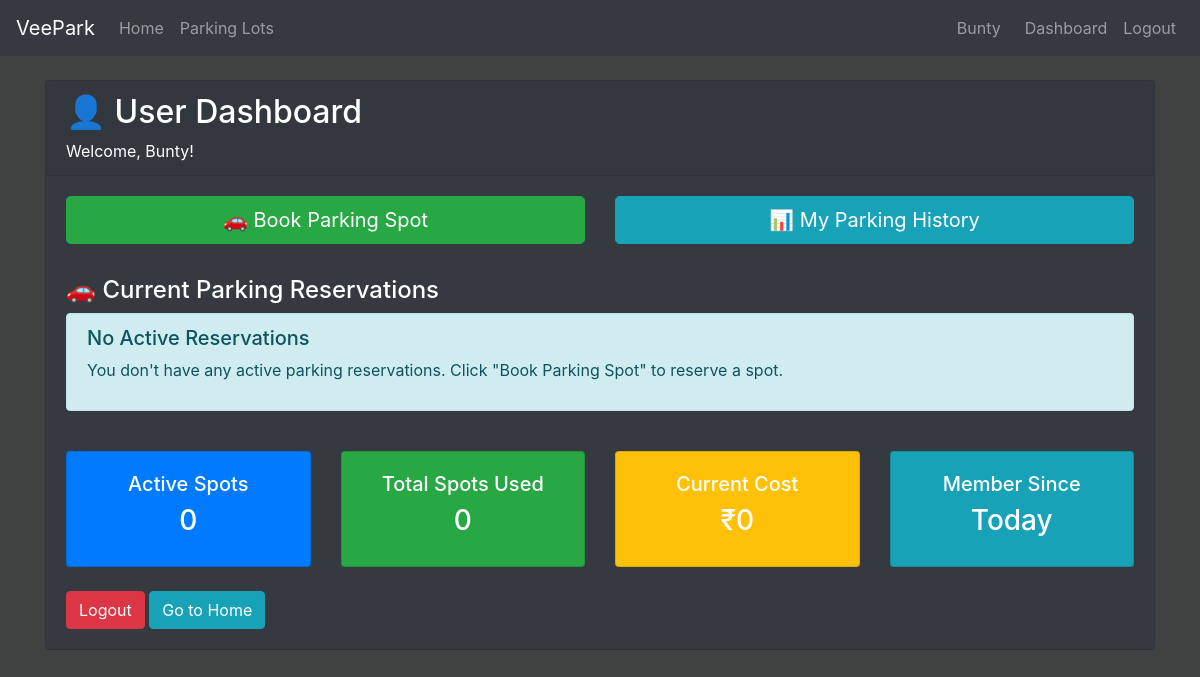
Page /user/dashboard (signed in) on the earlier database version.
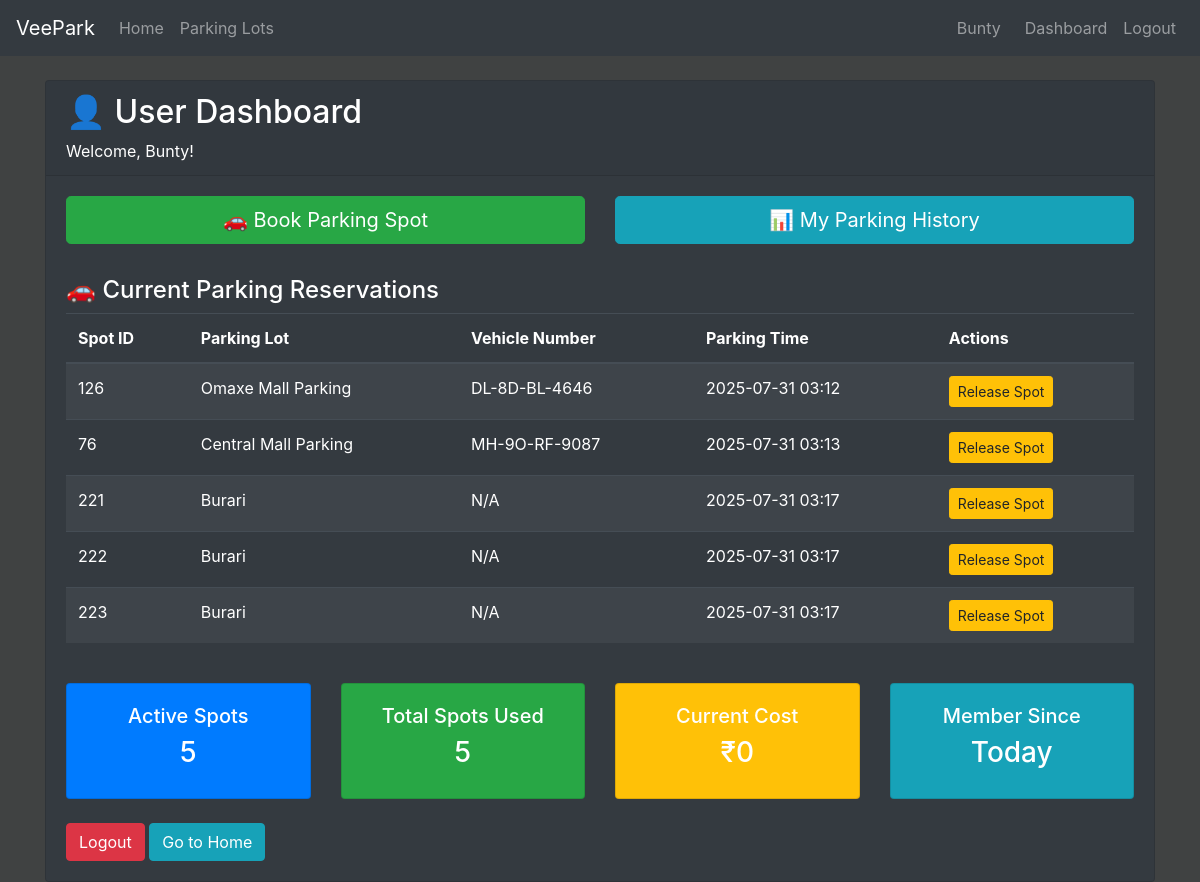
Same page on the later database version.
### models/models.py (models this page shows, shortened)
class ParkingSpot(db.Model):
    __tablename__ = 'parking_spot'
    id=db.Column(db.Integer(), primary_key=True)
    lotid=db.Column(db.Integer(), db.ForeignKey('parking_lot.id'), nullable=False)
    status = db.Column(db.String(5), default="A")
    veichleNumber=db.Column(db.String(20), nullable=True)

class ParkingLot(db.Model):
    __tablename__ = 'parking_lot'
    id=db.Column(db.Integer(), primary_key=True)
    location = db.Column(db.String(50), nullable=False)
    pincode=db.Column(db.Integer(), nullable=False)
    price=db.Column(db.Integer(), nullable=False)
    maxSpots=db.Column(db.Integer(), nullable=False)
    address=db.Column(db.String(200), nullable=False)
    occupied=db.Column(db.Integer(), default=0)
    parking_spots = db.relationship('ParkingSpot', backref='parking_lot', lazy=True)

class ReserveParkingSpot(db.Model):
    __tablename__ = 'reserve_parking_spot'
    id=db.Column(db.Integer(), primary_key=True)
    spotid=db.Column(db.Integer(), db.ForeignKey('parking_spot.id'), nullable=False)
    lotid=db.Column(db.Integer(), db.ForeignKey('parking_lot.id'), nullable=False)
    email=db.Column(db.String(25), db.ForeignKey('user.email'), nullable=False)
    veichleNumber=db.Column(db.String(50), nullable=True)
    parking_time=db.Column(db.DateTime, nullable=False, default=datetime.datetime.now)
    release_time=db.Column(db.DateTime, nullable=True)
    parkingcost=db.Column(db.Integer(), nullable=True, default=0)
    ispaid=db.Column(db.Integer(), default=0)
    parking_spot_rel = db.relationship('ParkingSpot', backref='reservations', foreign_keys=[spotid], lazy=True)
    parking_lot_rel = db.relationship('ParkingLot', backref='reservations', foreign_keys=[lotid], lazy=True)

### controllers/controllers.py (the view)
@controllers.route('/user/dashboard')
def user_dashboard():
    if not session.get('user_id'):
        flash('Please login to access your dashboard.', 'warning')
        return redirect(url_for('controllers.login'))
    user_email = session.get('user_email')
    current_reservations = ReserveParkingSpot.query.filter_by(email=user_email).all()
    reservations_with_details = []
    for reservation in current_reservations:
        spot = ParkingSpot.query.get(reservation.spotid)
        lot = ParkingLot.query.get(reservation.lotid)
        if spot and lot:
            reservations_with_details.append({
                'reservation': reservation,
                'spot': spot,
                'lot': lot
            })
    return render_template('user_dashboard.html', reservations_with_details=reservations_with_details)

### templates/user_dashboard.html (shortened to what the changed rows need)
{% extends 'index.html' %}
{% block content %}
<div class="container mt-4">
    <div class="row">
        <div class="col-12">
            <div class="card bg-dark text-white">
                <div class="card-header">
                    <h2>👤 User Dashboard</h2>
                </div>
                <div class="card-body">
                    <div class="row mb-4">
                        <div class="col-12">
                            {% if reservations_with_details %}
                                <div class="table-responsive">
                                    <table class="table table-dark table-striped">
                                        <thead>
                                            <tr>
                                                <th>Spot ID</th>
                                                <th>Parking Lot</th>
                                                <th>Vehicle Number</th>
                                                <th>Parking Time</th>
                                                <th>Actions</th>
                                            </tr>
                                        </thead>
                                        <tbody>
                                            {% for item in reservations_with_details %}
                                            <tr>
                                                <td>{{ item.spot.id }}</td>
                                                <td>{{ item.lot.location }}</td>
                                                <td>{{ item.reservation.veichleNumber or 'N/A' }}</td>
                                                <td>{{ item.reservation.parking_time.strftime('%Y-%m-%d %H:%M') }}</td>
                                                <td>
                                                    <form method="POST" action="{{ url_for('controllers.release_parking_spot', reservation_id=item.reservation.id) }}"
                                                          style="display: inline;">
                                                        <button type="submit" class="btn btn-sm btn-warning"
                                                                onclick="return confirm('Are you sure you want to release this parking spot?')">
                                                            Release Spot
                                                        </button>
                                                    </form>
                                                </td>
                                            </tr>
                                            {% endfor %}
                                        </tbody>
                                    </table>
                                </div>
                            {% else %}
                                <div class="alert alert-info">
                                    <h5>No Active Reservations</h5>
                                    <p>You don't have any active parking reservations. Click "Book Parking Spot" to reserve a spot.</p>
                                </div>
                            {% endif %}
                        </div>
                    </div>
                    <div class="row">
                        <div class="col-md-3">
                            <div class="card bg-primary text-white">
                                <div class="card-body text-center">
                                    <h5>Active Spots</h5>
                                    <h3>{{ reservations_with_details|length }}</h3>
                                </div>
                            </div>
                        </div>
                        <div class="col-md-3">
                            <div class="card bg-success text-white">
                                <div class="card-body text-center">
                                    <h5>Total Spots Used</h5>
                                    <h3>{{ reservations_with_details|length }}</h3>
                                </div>
                            </div>
                        </div>
                    </div>
                </div>
            </div>
        </div>
    </div>
</div>
{% endblock %}

Differences in the rows shown:
now on this page (row edited): ParkingSpot: spot.id "126"
now on this page (row edited): ParkingLot: lot.location "Omaxe Mall Parking"
added ReserveParkingSpot: reservation "DL-8D-BL-4646", reservation.parking_time "2025-07-31 03:12"
now on this page (row edited): ParkingSpot: spot.id "76"
now on this page (row edited): ParkingLot: lot.location "Central Mall Parking"
added ReserveParkingSpot: reservation "MH-9O-RF-9087", reservation.parking_time "2025-07-31 03:13"
added ParkingSpot: spot.id "221"
added ParkingLot: lot.location "Burari" "Burari" "Burari"
added ReserveParkingSpot: reservation "N/A", reservation.parking_time "2025-07-31 03:17"
added ParkingSpot: spot.id "222"
added ReserveParkingSpot: reservation "N/A", reservation.parking_time "2025-07-31 03:17"
added ParkingSpot: spot.id "223"
added ReserveParkingSpot: reservation "N/A", reservation.parking_time "2025-07-31 03:17"
Other differences:
{{ reservations_with_details|length }}: "0" → "5"
text no longer shown: "No Active Reservations You don't have any active parking reservations. Click \"Book Parking Spot\" to reserve a spot."
text now shown: "Spot ID Parking Lot Vehicle Number Parking Time Actions"
new list line: "Release Spot"
